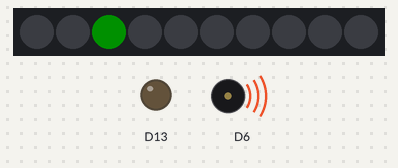
The sketch below on a simulated Adafruit Circuit Playground Express. Parts: 10 RGB LEDs in strip order, left to right, output pins drawn as LEDs (lit = HIGH), buzzer (waves = sounding). Dim RGB values are drawn brighter than linear.

Above: at 0.1 s.
At 3.1 s:
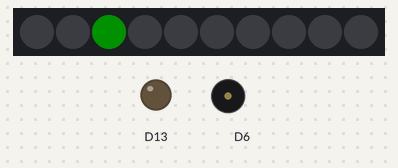
Timing chart, 0 to 4.6 s (numbered marks = the images above):
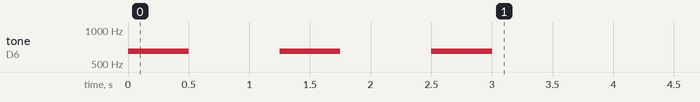

The sketch:

sketch.ino
```cpp
#include <Adafruit_CircuitPlayground.h>

int complete=1;

void setup() {
  // put your setup code here, to run once:
CircuitPlayground.begin();

if (complete) {
CircuitPlayground.setPixelColor(2,0,200,0);
CircuitPlayground.playTone(650, 500);
delay(750);
CircuitPlayground.playTone(650, 500);
delay(750);
CircuitPlayground.playTone(650, 500);
delay(750);
delay(2000);}
else {
CircuitPlayground.setPixelColor(2,200,0,0);
delay(2000);}
CircuitPlayground.clearPixels();
}

void loop() {
  // put your main code here, to run repeatedly:

}
```
